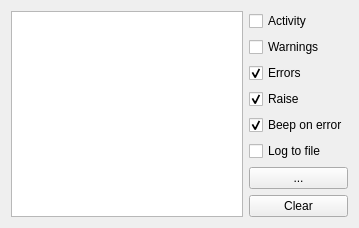
<?xml version="1.0" encoding="UTF-8"?>
<ui version="4.0">
 <class>errorlog</class>
 <widget class="QWidget" name="errorlog">
  <property name="geometry">
   <rect>
    <x>0</x>
    <y>0</y>
    <width>359</width>
    <height>217</height>
   </rect>
  </property>
  <property name="windowTitle">
   <string>Errors</string>
  </property>
  <property name="windowIcon">
   <iconset resource="../onewire.qrc">
    <normaloff>:/images/images/kfm_home.png</normaloff>:/images/images/kfm_home.png</iconset>
  </property>
  <layout class="QGridLayout" name="gridLayout">
   <item row="0" column="0" rowspan="8">
    <widget class="QTextEdit" name="errortext">
     <property name="sizePolicy">
      <sizepolicy hsizetype="Expanding" vsizetype="Expanding">
       <horstretch>10</horstretch>
       <verstretch>0</verstretch>
      </sizepolicy>
     </property>
    </widget>
   </item>
   <item row="0" column="1">
    <widget class="QCheckBox" name="checkBoxActivity">
     <property name="sizePolicy">
      <sizepolicy hsizetype="Expanding" vsizetype="Expanding">
       <horstretch>2</horstretch>
       <verstretch>1</verstretch>
      </sizepolicy>
     </property>
     <property name="text">
      <string>Activity</string>
     </property>
    </widget>
   </item>
   <item row="1" column="1">
    <widget class="QCheckBox" name="checkBoxWarning">
     <property name="sizePolicy">
      <sizepolicy hsizetype="Expanding" vsizetype="Expanding">
       <horstretch>2</horstretch>
       <verstretch>1</verstretch>
      </sizepolicy>
     </property>
     <property name="text">
      <string>Warnings</string>
     </property>
    </widget>
   </item>
   <item row="2" column="1">
    <widget class="QCheckBox" name="checkBoxError">
     <property name="sizePolicy">
      <sizepolicy hsizetype="Expanding" vsizetype="Expanding">
       <horstretch>2</horstretch>
       <verstretch>1</verstretch>
      </sizepolicy>
     </property>
     <property name="text">
      <string>Errors</string>
     </property>
     <property name="checked">
      <bool>true</bool>
     </property>
    </widget>
   </item>
   <item row="3" column="1">
    <widget class="QCheckBox" name="checkBoxRaise">
     <property name="sizePolicy">
      <sizepolicy hsizetype="Expanding" vsizetype="Expanding">
       <horstretch>2</horstretch>
       <verstretch>1</verstretch>
      </sizepolicy>
     </property>
     <property name="text">
      <string>Raise</string>
     </property>
     <property name="checked">
      <bool>true</bool>
     </property>
    </widget>
   </item>
   <item row="5" column="1">
    <widget class="QCheckBox" name="checkBoxLogtoFile">
     <property name="sizePolicy">
      <sizepolicy hsizetype="Expanding" vsizetype="Expanding">
       <horstretch>2</horstretch>
       <verstretch>1</verstretch>
      </sizepolicy>
     </property>
     <property name="text">
      <string>Log to file</string>
     </property>
    </widget>
   </item>
   <item row="6" column="1">
    <widget class="QPushButton" name="pushButtonChoose">
     <property name="sizePolicy">
      <sizepolicy hsizetype="Expanding" vsizetype="Expanding">
       <horstretch>1</horstretch>
       <verstretch>1</verstretch>
      </sizepolicy>
     </property>
     <property name="toolTip">
      <string/>
     </property>
     <property name="text">
      <string>...</string>
     </property>
    </widget>
   </item>
   <item row="7" column="1">
    <widget class="QPushButton" name="pushButtonClear">
     <property name="sizePolicy">
      <sizepolicy hsizetype="Expanding" vsizetype="Expanding">
       <horstretch>1</horstretch>
       <verstretch>1</verstretch>
      </sizepolicy>
     </property>
     <property name="text">
      <string>Clear</string>
     </property>
    </widget>
   </item>
   <item row="4" column="1">
    <widget class="QCheckBox" name="checkBoxBeep">
     <property name="sizePolicy">
      <sizepolicy hsizetype="Expanding" vsizetype="Expanding">
       <horstretch>2</horstretch>
       <verstretch>1</verstretch>
      </sizepolicy>
     </property>
     <property name="text">
      <string>Beep on error</string>
     </property>
     <property name="checked">
      <bool>true</bool>
     </property>
    </widget>
   </item>
  </layout>
 </widget>
 <resources>
  <include location="../onewire.qrc"/>
 </resources>
 <connections/>
</ui>
